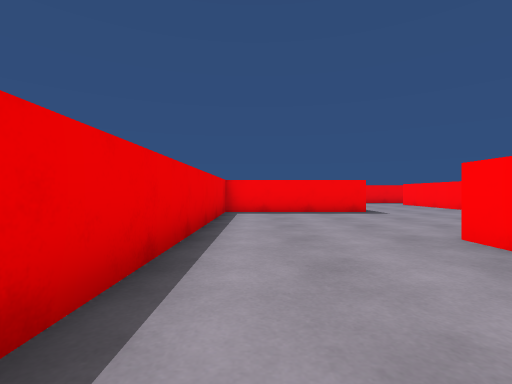
View 1 (above)

23 first-person views from a walk through a 3-D level made in the Unity game engine. The camera is 0.62 m above the floor, looks level and sees 85° across. The floor is counted in squares, 1 m on a side. Each view is taken from the middle of a square. On the plan, view 1 faces up. The plan holds only what a view shows up to about 9 squares ahead; the rest is blank. The place goes on beyond the plan. The player character is not drawn.

View 2
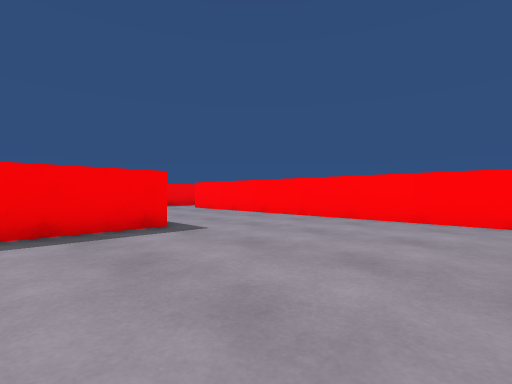

View 3
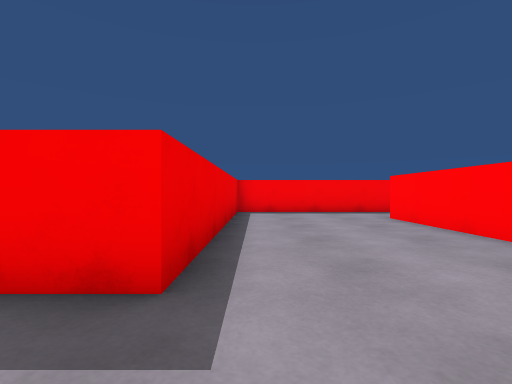

View 4
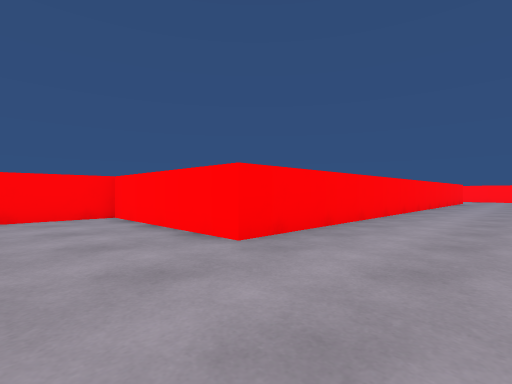

View 5
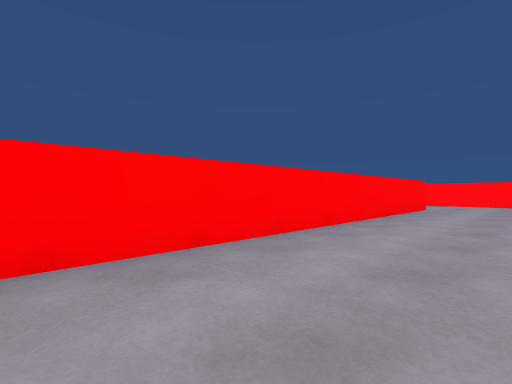

View 6
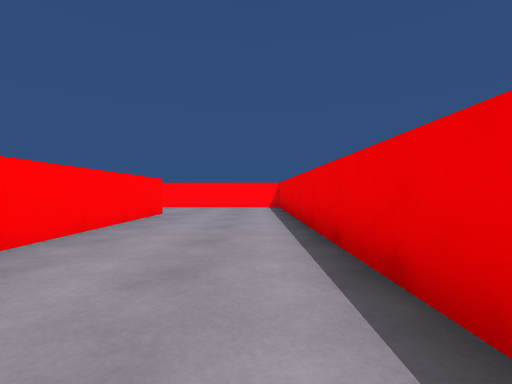

View 7
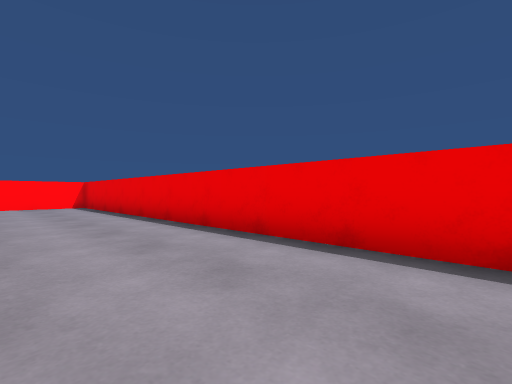

View 8
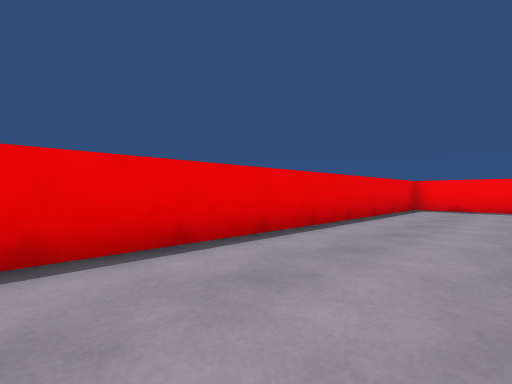

View 9
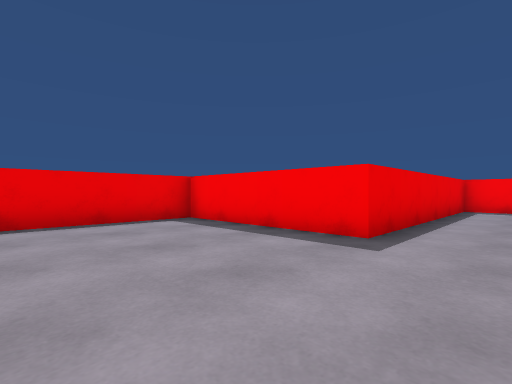

View 10
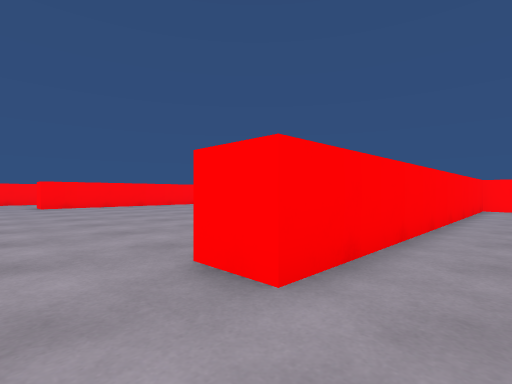

View 11
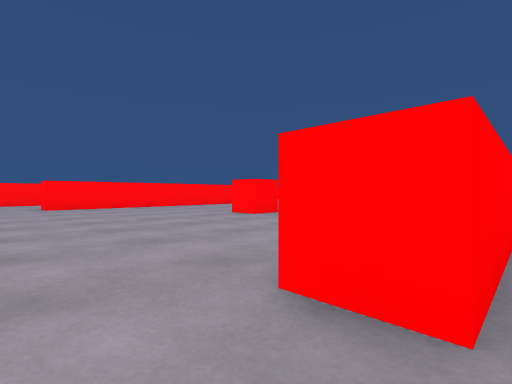

View 12
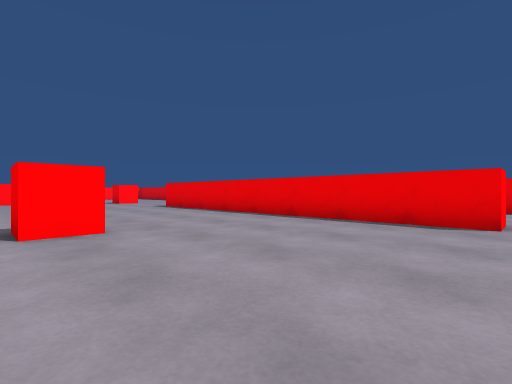

View 13
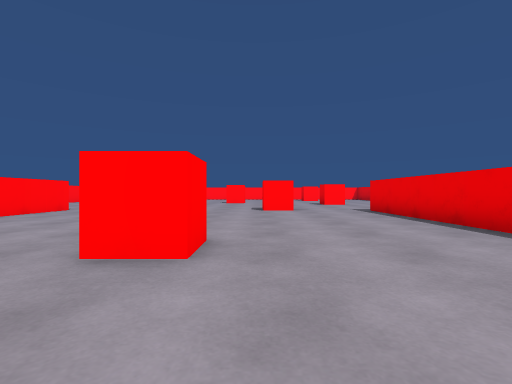

View 14
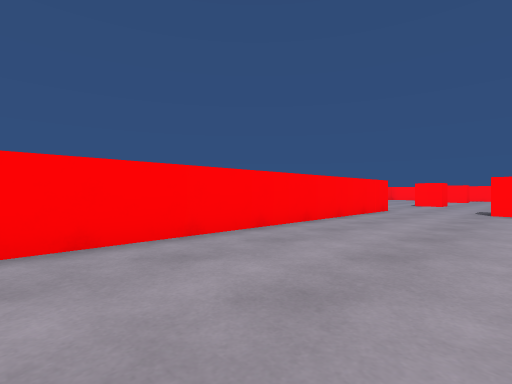

View 15
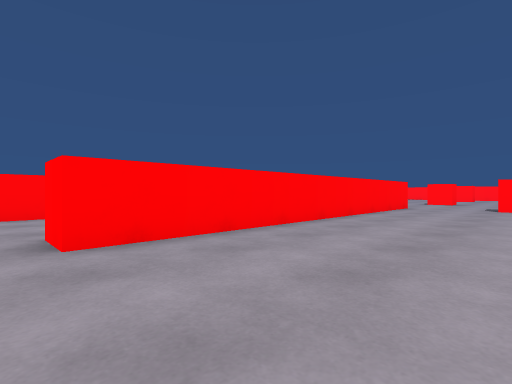

View 16
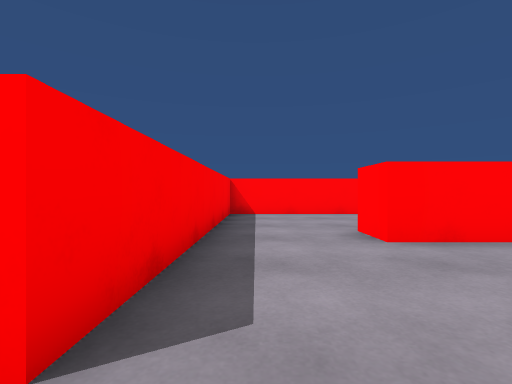

View 17
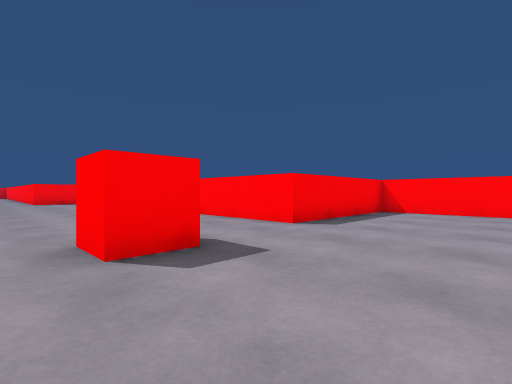

View 18
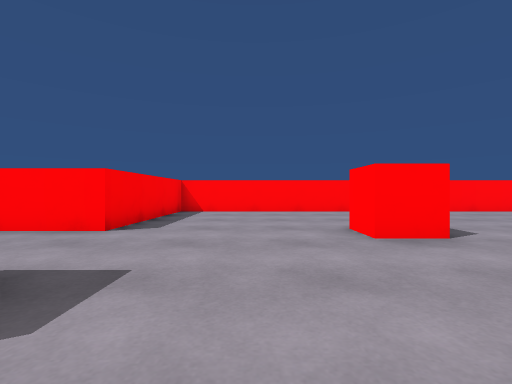

View 19
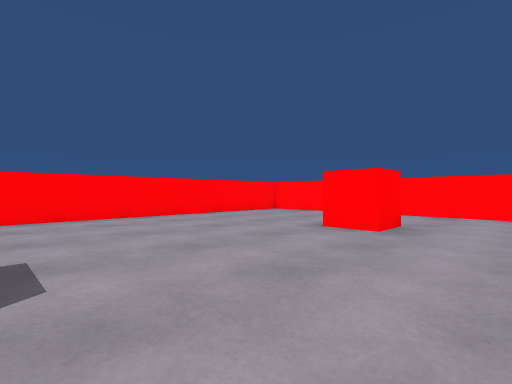

View 20
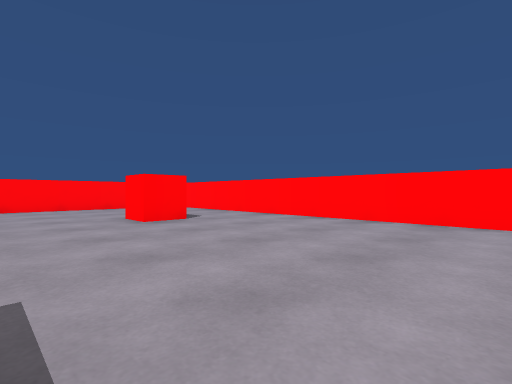

View 21
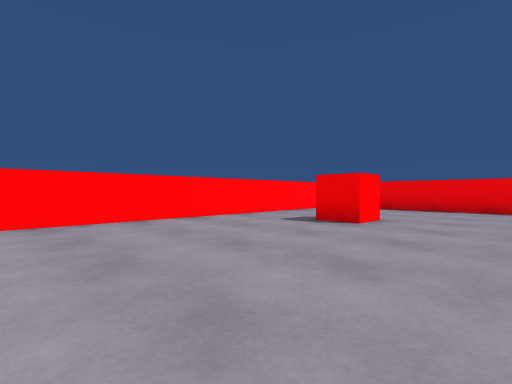

View 22
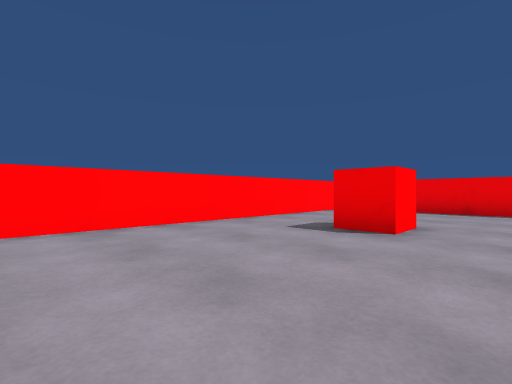

View 23
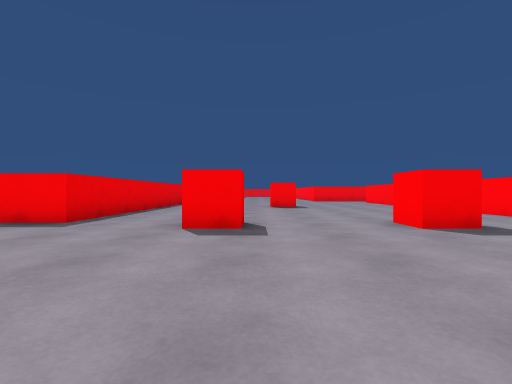

### Floor plan
Points are (right, up) in squares from view 1. A wall is a line through its corners. A room is listed if a view was taken in it or the views show most of it. See-through windows are left out.
Room 1 (views 1, 2, 3, 4, 5, 6, 7, 8, 9, 10)
walls: (2.7, -12) (2.7, 3.6) (7.2, 3.6) (7.2, 13.6); (6.6, 15.7) (3.4, 15.7) (3.4, 8.7) (-0.9, 8.7) (-0.9, -12.5)
ways out: opening at (7.5, 14.5) to room 2
Room 2 (views 11, 12, 13, 14, 15, 16, 17, 18, 19, 20, 21, 22, 23)
walls: (3.7, -5.4) (3.7, -8.5); (7.2, 13.6) (8.2, 13.6) (8.2, 2.6) (6.8, 2.6); (22.9, -8.9) (22.9, 2.4) (18.4, 2.4) (18.4, 13.4) (19.5, 13.4); (5.3, -11) (18.8, -11); (8.3, 15.7) (6.6, 15.7); (19.4, 15.7) (15.9, 15.7)
ways out: opening at (7.5, 14.5) to room 1; opening at (19, 14.5)
objects: red cube (8, -8); red cube (11, 2) to (12, 2); red cube (13, 9); red cube (15, 2) to (16, 2); red cube (18, -8); red cube (18, -2)

Where each view was taken, in squares from view 1:
view 1: 0 up, 0 right, facing up
view 2: 4 up, 1 right, facing up-right
view 3: 7 up, 4 right, facing up
view 4: 6 up, 0 right, facing down-right
view 5: 1 down, 0 right, facing down-right
view 6: 4 down, 0 right, facing down
view 7: 3 down, 2 right, facing down-left
view 8: 2 down, 2 right, facing up-left
view 9: 5 up, 5 right, facing up-left
view 10: 15 up, 6 right, facing down-right
view 11: 15 up, 7 right, facing down-right
view 12: 14 up, 14 right, facing down-left
view 13: 12 up, 12 right, facing down
view 14: 12 up, 15 right, facing down-right
view 15: 14 up, 15 right, facing down-right
view 16: 15 up, 15 right, facing right
view 17: 1 down, 14 right, facing up-right
view 18: 0 up, 14 right, facing right
view 19: 3 down, 16 right, facing down-right
view 20: 5 down, 12 right, facing down-right
view 21: 5 down, 14 right, facing down-left
view 22: 6 down, 13 right, facing down-left
view 23: 3 down, 12 right, facing up
